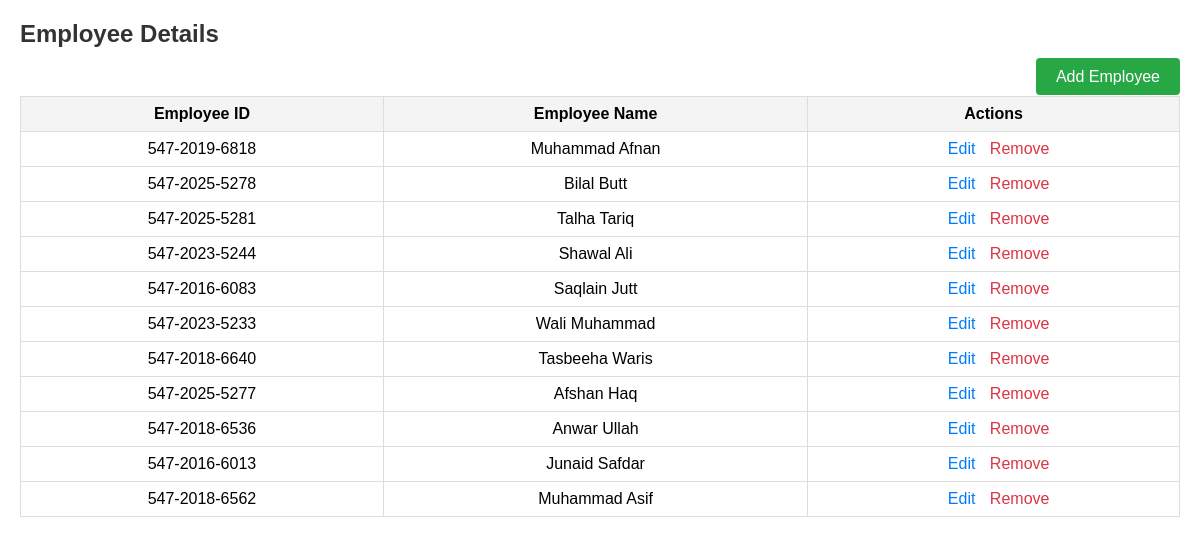
Page /employee_details (signed in) on the committed database.
### tables this page shows
CREATE TABLE employees (
            id INTEGER PRIMARY KEY AUTOINCREMENT,
            emp_id TEXT UNIQUE,
            name TEXT
        , team_id INTEGER);

### app.py (the view)
@app.route('/employee_details')
def employee_details():
    if not session.get('logged_in'):
        return redirect(url_for('login'))
    conn = sqlite3.connect('database.db')
    cursor = conn.cursor()
    cursor.execute('SELECT emp_id, name FROM employees')
    employees = cursor.fetchall()
    conn.close()
    return render_template('employee_details.html', employees=employees)

### templates/employee_details.html
{% extends "base.html" %}
{% block content %}
<h2>Employee Details</h2>
<div style="text-align: right; margin-bottom: 10px;">
    <a href="{{ url_for('add_employee') }}" class="add-button">Add Employee</a>
</div>
<table>
    <thead>
        <tr>
            <th>Employee ID</th>
            <th>Employee Name</th>
            <th>Actions</th>
        </tr>
    </thead>
    <tbody>
        {% for employee in employees %}
            <tr>
                <td>{{ employee[0] }}</td>
                <td>{{ employee[1] }}</td>
                <td>
                    <a href="{{ url_for('edit_employee', emp_id=employee[0]) }}" class="edit-link">Edit</a>
                    <a href="{{ url_for('remove_employee', emp_id=employee[0]) }}" class="remove-link" onclick="return confirm('Are you sure you want to remove this employee?')">Remove</a>
                </td>
            </tr>
        {% endfor %}
    </tbody>
</table>
{% endblock %}

### static/css/styles.css (style rules this page uses)
body { font-family: Arial, sans-serif; margin: 20px; }
h2 { color: #333; }
table { width: 100%; border-collapse: collapse; }
table th, table td { border: 1px solid #ddd; padding: 8px; text-align: center; }
table th { background-color: #f4f4f4; }
.edit-link { margin-left: 10px; color: #007bff; text-decoration: none; }
.add-button { background-color: #28a745; color: white; padding: 10px 20px; text-decoration: none; border-radius: 4px; }
.edit-link { color: #007bff; text-decoration: none; margin-right: 10px; }
.remove-link { color: #dc3545; text-decoration: none; }

### rows in the picture
employees: emp "547-2019-6818", name "Muhammad Afnan"
employees: emp "547-2025-5278", name "Bilal Butt"
employees: emp "547-2025-5281", name "Talha Tariq"
employees: emp "547-2023-5244", name "Shawal Ali"
employees: emp "547-2016-6083", name "Saqlain Jutt"
employees: emp "547-2023-5233", name "Wali Muhammad"
employees: emp "547-2018-6640", name "Tasbeeha Waris"
employees: emp "547-2025-5277", name "Afshan Haq"
employees: emp "547-2018-6536", name "Anwar Ullah"
employees: emp "547-2016-6013", name "Junaid Safdar"
employees: emp "547-2018-6562", name "Muhammad Asif"
